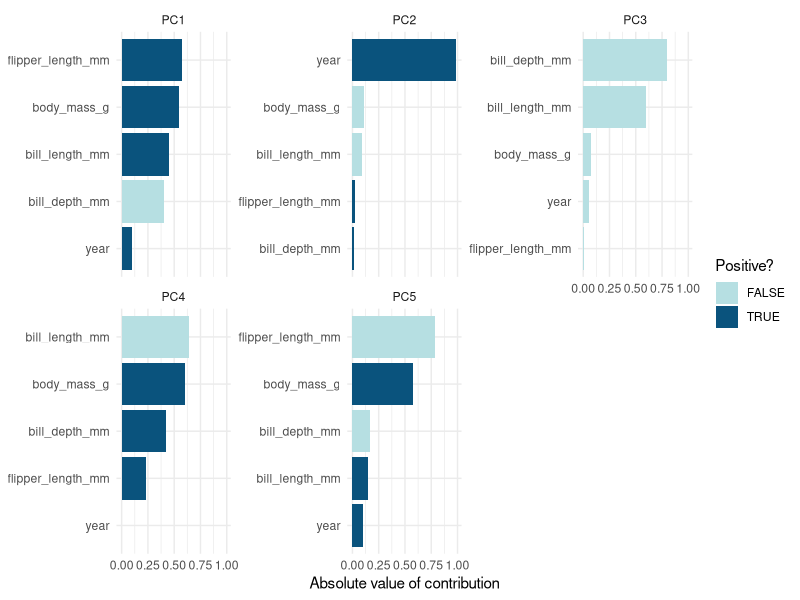
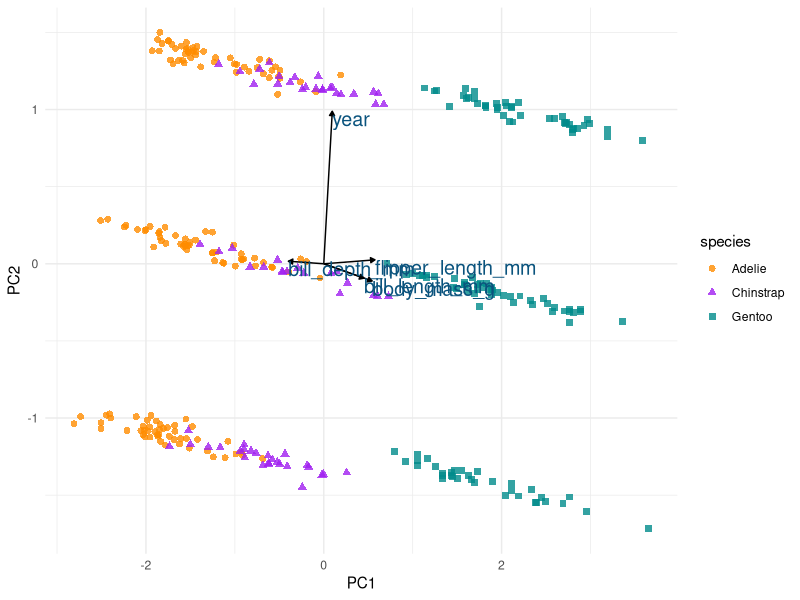
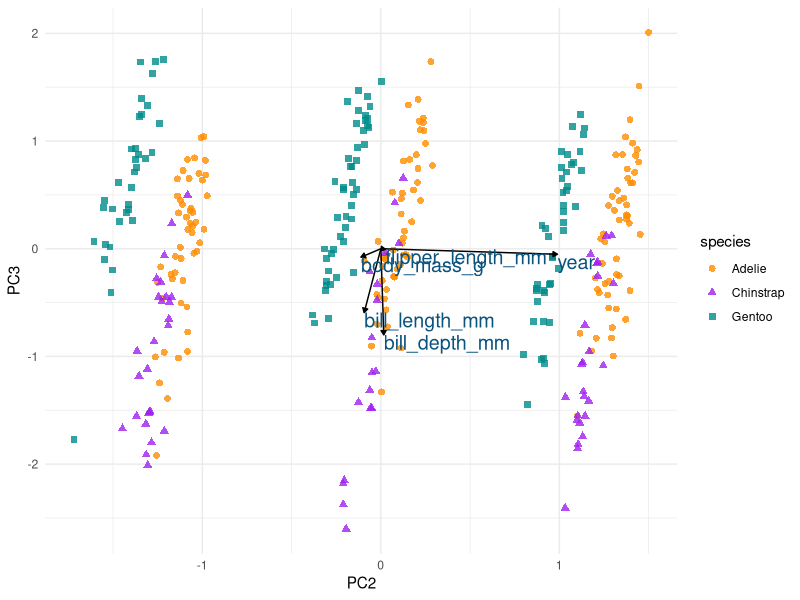

These figures' R source, in order:
## ---- chunk 1
knitr::opts_chunk$set(
  collapse = TRUE,
  comment = "#>"
)
## ---- chunk 2
library(palmerpenguins)
library(recipes)
library(tidytext)
library(tidyr)
library(ggplot2)
theme_set(theme_minimal())
## ---- chunk 3
penguin_recipe <-
  recipe(~., data = penguins) %>% 
  update_role(species, island, sex, new_role = "id") %>% 
  step_naomit(all_predictors()) %>% 
  step_normalize(all_predictors()) %>%
  step_pca(all_predictors(), id = "pca")

prepped_penguins <- prep(penguin_recipe)

penguin_pca <- 
  prepped_penguins %>% 
  prep() %>% 
  tidy(id = "pca") 

penguin_pca
## ---- chunk 4
penguin_pca %>%
  mutate(terms = tidytext::reorder_within(terms, 
                                          abs(value), 
                                          component)) %>%
  ggplot(aes(abs(value), terms, fill = value > 0)) +
  geom_col() +
  facet_wrap(~component, scales = "free_y") +
  tidytext::scale_y_reordered() +
  scale_fill_manual(values = c("#b6dfe2", "#0A537D")) +
  labs(
    x = "Absolute value of contribution",
    y = NULL, fill = "Positive?"
  ) 
## ---- chunk 5
# get pca rotation matrix into wider format
pca_wider <- penguin_pca %>% 
  pivot_wider(names_from = component, id_cols = terms)

# define arrow style
arrow_style <- arrow(length = unit(.05, "inches"),
                     type = "closed")


pca_plot <-
  juice(prepped_penguins) %>%
  ggplot(aes(PC1, PC2)) +
  geom_point(aes(color = species, shape = species), 
             alpha = 0.8, 
             size = 2) +
  scale_colour_manual(values = c("darkorange","purple","cyan4")) 

pca_plot +
  geom_segment(data = pca_wider,
               aes(xend = PC1, yend = PC2), 
               x = 0, 
               y = 0, 
               arrow = arrow_style) + 
  geom_text(data = pca_wider,
            aes(x = PC1, y = PC2, label = terms), 
            hjust = 0, 
            vjust = 1,
            size = 5, 
            color = '#0A537D') 
## ---- chunk 6
pca_plot %+% 
  aes(PC2, PC3) +
  geom_segment(data = pca_wider,
               aes(xend = PC2, yend = PC3), 
               x = 0, 
               y = 0, 
               arrow = arrow_style) + 
  geom_text(data = pca_wider,
            aes(x = PC2, y = PC3, label = terms), 
            hjust = 0, 
            vjust = 1,
            size = 5, 
            color = '#0A537D') 
